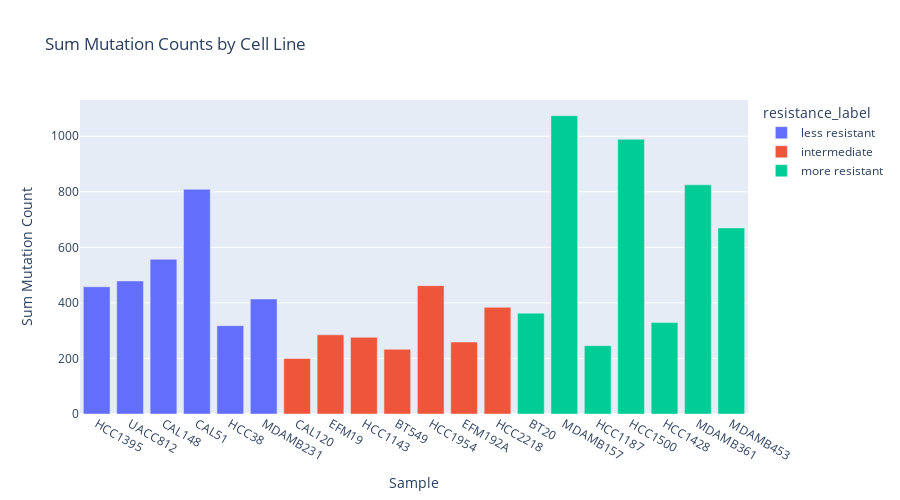

Source (notebook cell):
### Code cell
for_mut_counts = X_train_mut.copy()

for_mut_counts['SumMutationCount'] = for_mut_counts.sum(axis=1)
for_mut_counts['resistance_label'] = y_train

fig = px.bar(for_mut_counts, x=for_mut_counts.index, y='SumMutationCount', color='resistance_label',
             labels={'index': 'Sample', 'SumMutationCount': 'Sum Mutation Count'},
             title='Sum Mutation Counts by Cell Line',
             template='plotly',
             height=500)

fig.show()

### Figure 1 — Plotly figure (JSON) as saved in the notebook; plotly's stock layout.template omitted (floating-point values rounded to 4 significant figures)
{"data": [{"alignmentgroup": "True", "hovertemplate": "resistance_label=less resistant<br>Sample=%{x}<br>Sum Mutation Count=%{y}<extra></extra>", "legendgroup": "less resistant", "marker": {"color": "#636efa", "pattern": {"shape": ""}}, "name": "less resistant", "offsetgroup": "less resistant", "orientation": "v", "showlegend": true, "textposition": "auto", "type": "bar", "x": ["HCC1395", "UACC812", "CAL148", "CAL51", "HCC38", "MDAMB231"], "xaxis": "x", "y": [458, 479, 557, 809, 318, 414], "yaxis": "y"}, {"alignmentgroup": "True", "hovertemplate": "resistance_label=intermediate<br>Sample=%{x}<br>Sum Mutation Count=%{y}<extra></extra>", "legendgroup": "intermediate", "marker": {"color": "#EF553B", "pattern": {"shape": ""}}, "name": "intermediate", "offsetgroup": "intermediate", "orientation": "v", "showlegend": true, "textposition": "auto", "type": "bar", "x": ["CAL120", "EFM19", "HCC1143", "BT549", "HCC1954", "EFM192A", "HCC2218"], "xaxis": "x", "y": [200, 285, 276, 233, 462, 259, 384], "yaxis": "y"}, {"alignmentgroup": "True", "hovertemplate": "resistance_label=more resistant<br>Sample=%{x}<br>Sum Mutation Count=%{y}<extra></extra>", "legendgroup": "more resistant", "marker": {"color": "#00cc96", "pattern": {"shape": ""}}, "name": "more resistant", "offsetgroup": "more resistant", "orientation": "v", "showlegend": true, "textposition": "auto", "type": "bar", "x": ["BT20", "MDAMB157", "HCC1187", "HCC1500", "HCC1428", "MDAMB361", "MDAMB453"], "xaxis": "x", "y": [363, 1074, 246, 989, 329, 825, 670], "yaxis": "y"}], "layout": {"barmode": "relative", "height": 500, "legend": {"title": {"text": "resistance_label"}, "tracegroupgap": 0}, "title": {"text": "Sum Mutation Counts by Cell Line"}, "xaxis": {"anchor": "y", "domain": [0, 1], "title": {"text": "Sample"}}, "yaxis": {"anchor": "x", "domain": [0, 1], "title": {"text": "Sum Mutation Count"}}}}
